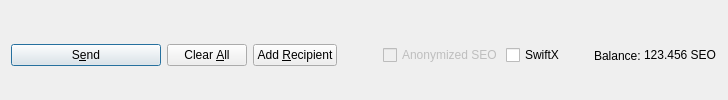
         <widget class="QFrame" name="frame_Send">
          <layout class="QHBoxLayout" name="horizontalLayout">
           <property name="bottomMargin">
            <number>0</number>
           </property>
           <item>
            <widget class="QPushButton" name="sendButton">
             <property name="minimumSize">
              <size>
               <width>150</width>
               <height>0</height>
              </size>
             </property>
             <property name="toolTip">
              <string>Confirm the send action</string>
             </property>
             <property name="text">
              <string>S&amp;end</string>
             </property>
             <property name="icon">
              <iconset resource="../seocoin.qrc">
               <normaloff>:/icons/send</normaloff>:/icons/send</iconset>
             </property>
             <property name="autoDefault">
              <bool>false</bool>
             </property>
             <property name="default">
              <bool>true</bool>
             </property>
            </widget>
           </item>
           <item>
            <widget class="QPushButton" name="clearButton">
             <property name="sizePolicy">
              <sizepolicy hsizetype="Minimum" vsizetype="Fixed">
               <horstretch>0</horstretch>
               <verstretch>0</verstretch>
              </sizepolicy>
             </property>
             <property name="toolTip">
              <string>Clear all fields of the form.</string>
             </property>
             <property name="text">
              <string>Clear &amp;All</string>
             </property>
             <property name="icon">
              <iconset resource="../seocoin.qrc">
               <normaloff>:/icons/remove</normaloff>:/icons/remove</iconset>
             </property>
             <property name="autoDefault">
              <bool>false</bool>
             </property>
            </widget>
           </item>
           <item>
            <widget class="QPushButton" name="addButton">
             <property name="toolTip">
              <string>Send to multiple recipients at once</string>
             </property>
             <property name="text">
              <string>Add &amp;Recipient</string>
             </property>
             <property name="icon">
              <iconset resource="../seocoin.qrc">
               <normaloff>:/icons/add</normaloff>:/icons/add</iconset>
             </property>
             <property name="autoDefault">
              <bool>false</bool>
             </property>
            </widget>
           </item>
           <item>
            <spacer name="horizontalSpacer">
             <property name="orientation">
              <enum>Qt::Horizontal</enum>
             </property>
             <property name="sizeHint" stdset="0">
              <size>
               <width>40</width>
               <height>20</height>
              </size>
             </property>
            </spacer>
           </item>
           <item>
            <layout class="QHBoxLayout" name="horizontalLayout_2">
             <property name="spacing">
              <number>3</number>
             </property>
             <item>
              <widget class="QCheckBox" name="checkzSEO">
               <property name="enabled">
                <bool>false</bool>
               </property>
               <property name="text">
                <string>Anonymized SEO</string>
               </property>
              </widget>
             </item>
             <item>
              <widget class="QCheckBox" name="checkSwiftTX">
               <property name="enabled">
                <bool>true</bool>
               </property>
               <property name="minimumSize">
                <size>
                 <width>85</width>
                 <height>0</height>
                </size>
               </property>
               <property name="text">
                <string>SwiftX</string>
               </property>
              </widget>
             </item>
             <item>
              <widget class="QLabel" name="label">
               <property name="text">
                <string>Balance:</string>
               </property>
              </widget>
             </item>
             <item>
              <widget class="QLabel" name="labelBalance">
               <property name="sizePolicy">
                <sizepolicy hsizetype="Preferred" vsizetype="Fixed">
                 <horstretch>0</horstretch>
                 <verstretch>0</verstretch>
                </sizepolicy>
               </property>
               <property name="cursor">
                <cursorShape>IBeamCursor</cursorShape>
               </property>
               <property name="text">
                <string notr="true">123.456 SEO</string>
               </property>
               <property name="textInteractionFlags">
                <set>Qt::LinksAccessibleByMouse|Qt::TextSelectableByKeyboard|Qt::TextSelectableByMouse</set>
               </property>
              </widget>
             </item>
            </layout>
           </item>
          </layout>
         </widget>
